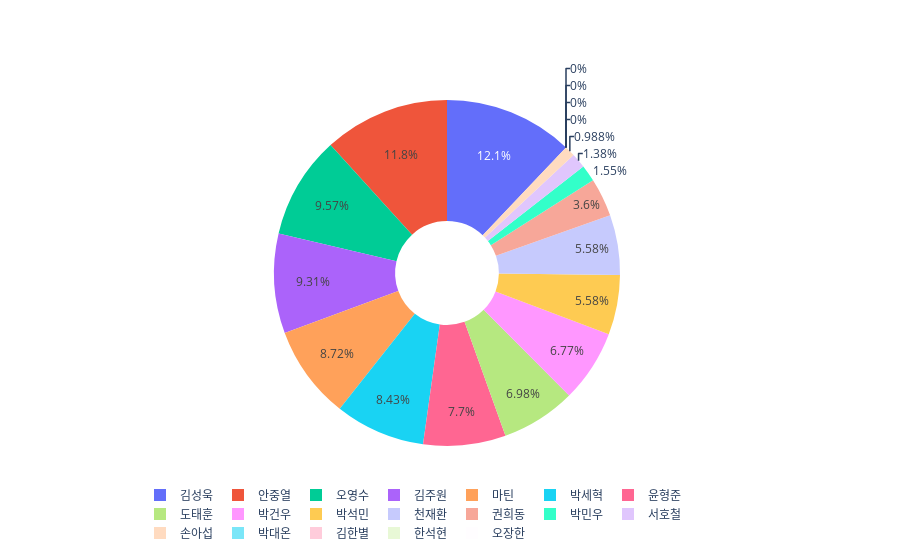

Notebook cell for this chart:
### Code cell
labels = list(df1['선수명'])
values = list(df1['HR%'])

# Use `hole` to create a donut-like pie chart
fig = go.Figure(data=[go.Pie(labels=labels, values=values, hole=.3)])

fig.update_layout(legend=dict(
    orientation="h",
))


fig.show()

### Figure 1 — Plotly figure (JSON) as saved in the notebook; plotly's stock layout.template omitted (floating-point values rounded to 4 significant figures)
{"data": [{"hole": 0.3, "labels": ["박대온", "박세혁", "안중열", "서호철", "박민우", "도태훈", "윤형준", "김주원", "박석민", "오영수", "김한별", "손아섭", "박건우", "권희동", "마틴", "천재환", "김성욱", "한석현", "오장한"], "type": "pie", "values": [0, 0.07547, 0.1053, 0.01235, 0.01389, 0.0625, 0.06897, 0.08333, 0.05, 0.08571, 0, 0.00885, 0.06061, 0.03226, 0.07812, 0.05, 0.1081, 0, 0]}], "layout": {"legend": {"orientation": "h"}}}
